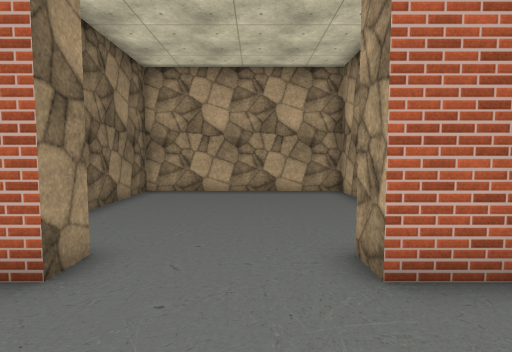
view 1 (above)

13 first-person views from a walk through a scene from a Unity 3-D project. The camera is 1.5 m above the floor, tilts 4° down and sees 80° across. The floor is counted in squares, 1 m on a side. Each view is taken from the middle of a square. On the plan, view 1 faces up. The plan holds only what a view shows up to about 15 squares ahead; the rest is blank. The player character is not drawn. Door leaves are left out, so doorways stand open. Some surface patterns are stand-ins.

view 2
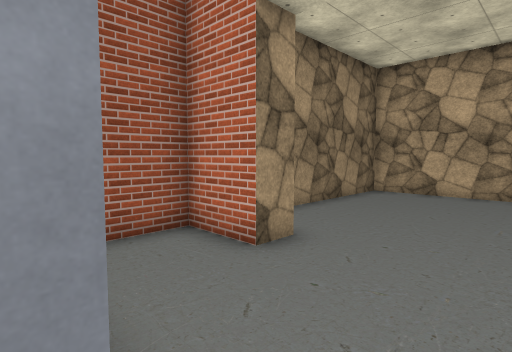

view 3
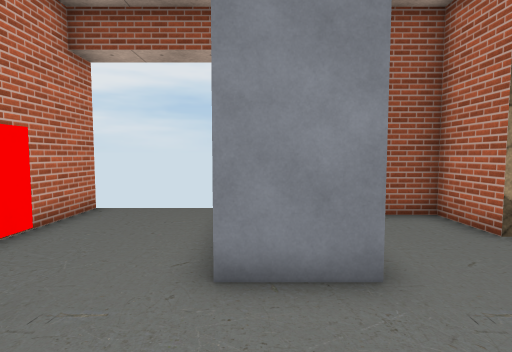

view 4
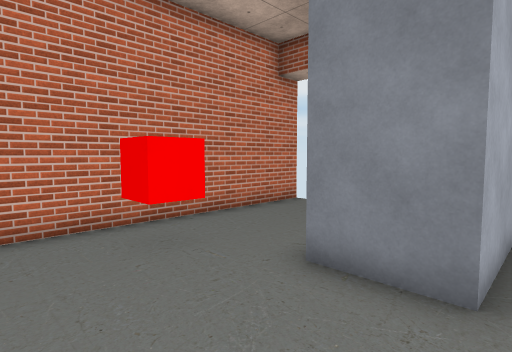

view 5
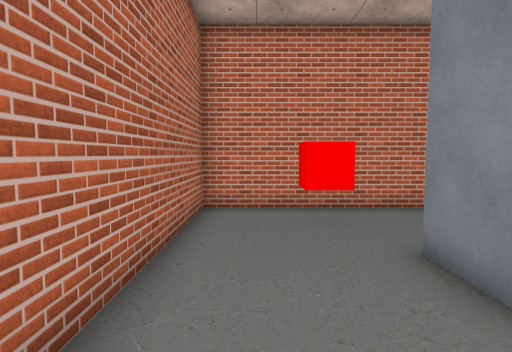

view 6
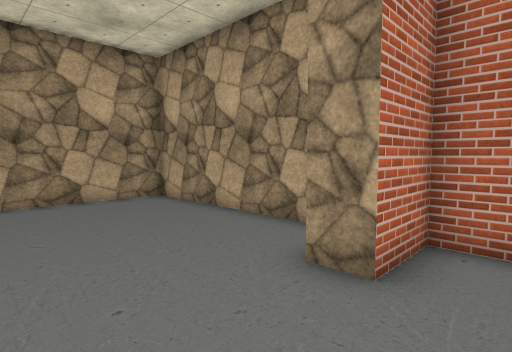

view 7
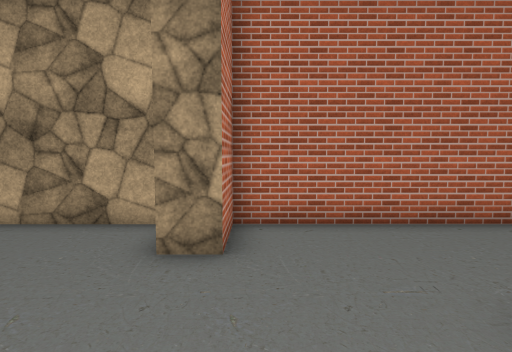

view 8
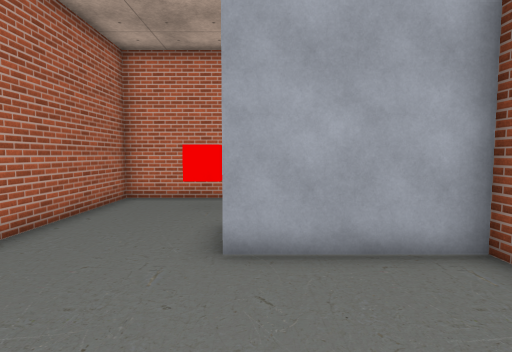

view 9
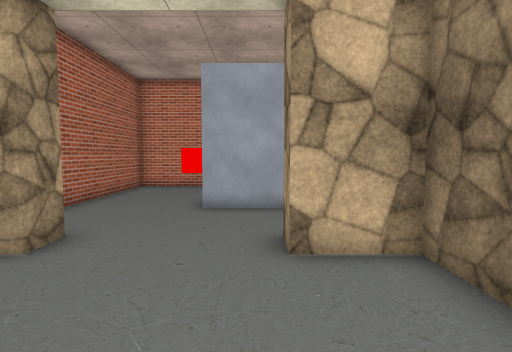

view 10
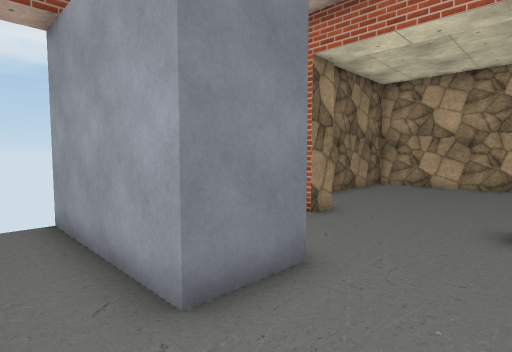

view 11
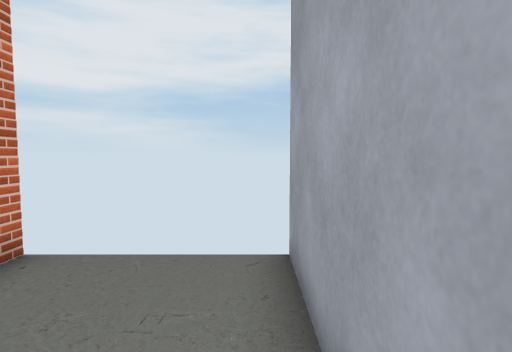

view 12
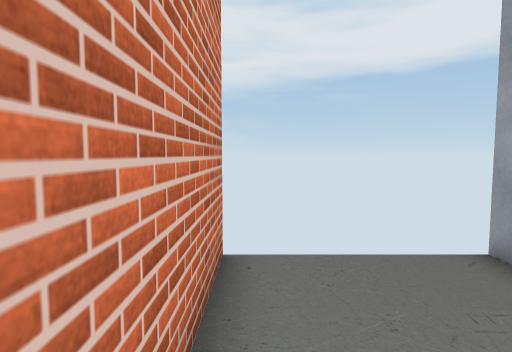

view 13
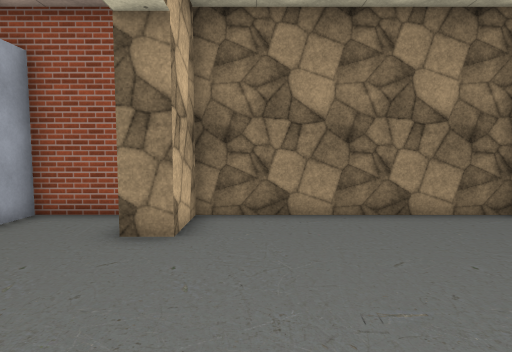

### Floor plan
Ten units are one square. View 1 is at (0, 0); x grows to the right and y downward. Boxes are objects, and circles mark ways between rooms. Rooms are numbered by the first view taken in them; rooms with no view inside come last. Other rooms are left out.
<svg viewBox="-60 -130 100 190">
<path fill="none" stroke="#000" d="M-25 -35 -45 -35 -45 -5 -5 -5 -5 15 -55 15M-55 55 35 55 35 -35 15 -35M15 -45 19 -45M35 -51 35 -125 -45 -125 -45 -45 -25 -45"/>
<rect x="-5" y="25" width="20" height="20" fill="#bbb"><title>other object</title></rect>
<circle cx="-5" cy="-40" r="3" fill="#2a7"/>
<text x="0" y="10">1</text>
<text x="-10" y="-90">2</text>
</svg>
Room 1 opens to room 2.

Where each view was taken, in squares from view 1:
view 1: 0 up, 0 right, facing up
view 2: 0 up, 1 right, facing up-left
view 3: 1 down, 3 right, facing left
view 4: 1 up, 3 right, facing down-left
view 5: 3 up, 2 right, facing down
view 6: 2 up, 2 left, facing up-right
view 7: 3 up, 3 left, facing right
view 8: 5 up, 1 left, facing down
view 9: 9 up, 2 left, facing down
view 10: 3 down, 2 right, facing up-left
view 11: 2 down, 1 left, facing left
view 12: 5 down, 1 left, facing left
view 13: 6 up, 3 right, facing left
